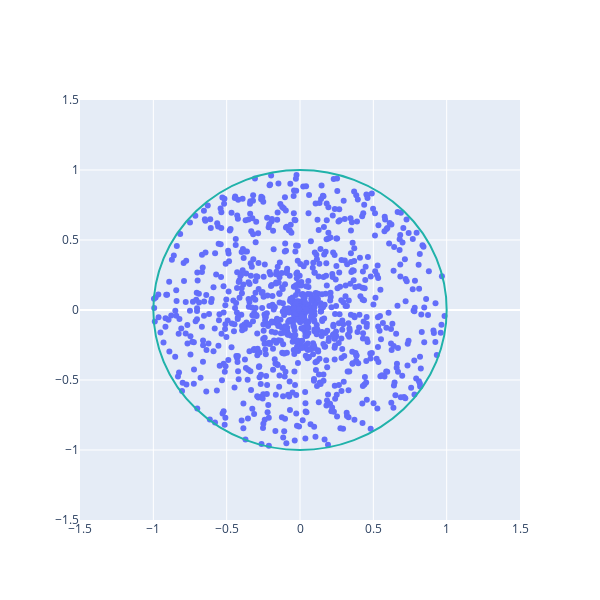

Source (notebook cell):
### Code cell
tmp = np.array([sqrt_uneven_dist((0, 0), 1) for _ in range(1000)])

plt = go.Figure()

plt.update_xaxes(range=[-1.5, 1.5], zeroline=False)
plt.update_yaxes(range=[-1.5, 1.5])

plt.add_trace(go.Scatter(x=tmp[:, 0], y=tmp[:, 1], mode='markers'))

plt.add_shape(type="circle",
    xref="x", yref="y",
    x0=-1, y0=-1, x1=1, y1=1,
    line_color="LightSeaGreen",
)

plt.update_layout(
    autosize=False,
    width=600,
    height=600
)
plt.show()

### Figure 1 — Plotly figure (JSON) as saved in the notebook; plotly's stock layout.template omitted (floating-point values rounded to 4 significant figures; data arrays with more than 128 entries replaced by an {"elided": "..."} marker saying what was removed)
{"data": [{"mode": "markers", "type": "scatter", "x": {"elided": "1000 float values"}, "y": {"elided": "1000 float values"}}], "layout": {"autosize": false, "height": 600, "shapes": [{"line": {"color": "LightSeaGreen"}, "type": "circle", "x0": -1, "x1": 1, "xref": "x", "y0": -1, "y1": 1, "yref": "y"}], "width": 600, "xaxis": {"range": [-1.5, 1.5], "zeroline": false}, "yaxis": {"range": [-1.5, 1.5]}}}
